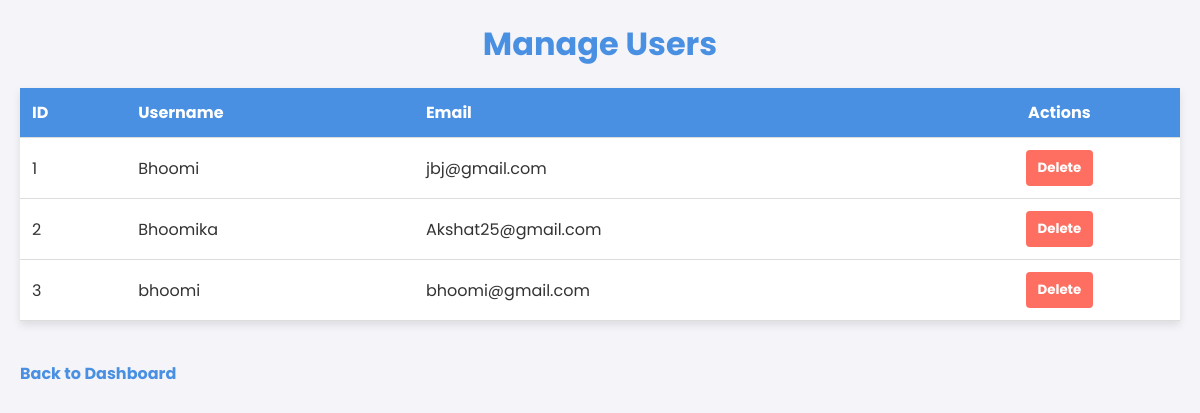
The app's page /admin/users (signed in), older data.
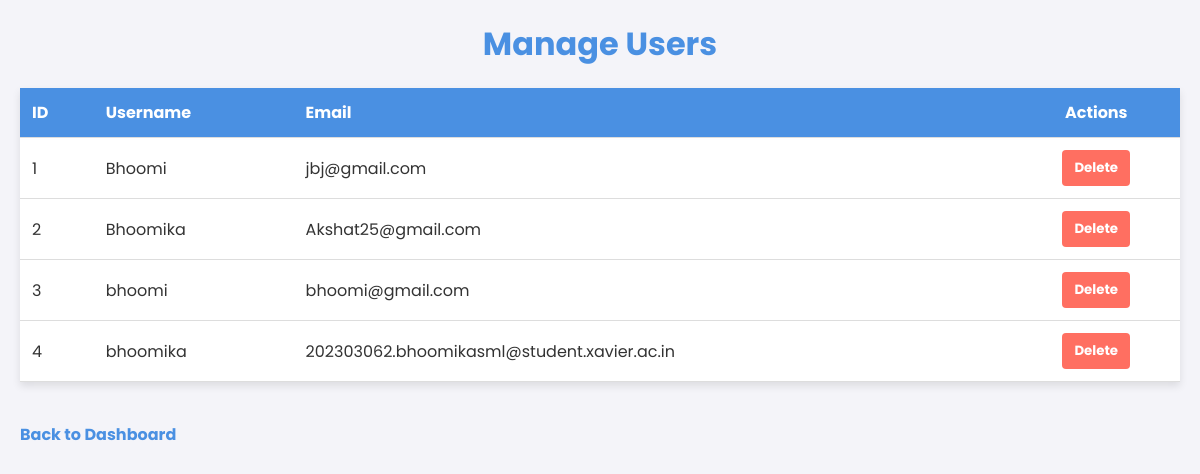
The same page, newer data.
### tables this page shows
CREATE TABLE users (
                id INTEGER PRIMARY KEY AUTOINCREMENT,
                username TEXT UNIQUE NOT NULL,
                email TEXT NOT NULL,
                password TEXT NOT NULL,
                credit_points INTEGER DEFAULT 0
                     
            );

### app.py (the view)
@app.route('/admin/users', methods=['GET'])
def manage_users():
    if 'admin' not in session:
        return redirect(url_for('admin_login_page'))
    conn = get_db_connection()
    cursor = conn.cursor()
    cursor.execute("SELECT id, credit_points, username, email FROM users")
    users = cursor.fetchall()
    conn.close()
    return render_template('manage_users.html', users=users)

### app.py (called while the page is built, shortened)
def get_db_connection():
    db_path = 'carbon_footprint_db.db'
    conn = sqlite3.connect(db_path)
    conn.row_factory = sqlite3.Row  # Enables column access by name
    return conn

### templates/manage_users.html (shortened to what this page needs)
<!DOCTYPE html>
<html lang="en">
<head>
</head>
<body>
    <h1>Manage Users</h1>
    <table>
        <thead>
            <tr>
                <th>ID</th>
                <th>Username</th>
                <th>Email</th>
                <th class="actions">Actions</th>
            </tr>
        </thead>
        <tbody>
            {% for user in users %}
            <tr>
                <td>{{ user['id'] }}</td>
                <td>{{ user['username'] }}</td>
                <td>{{ user['email'] }}</td>
                <td class="actions">
                    <form action="/admin/users/delete/{{ user['id'] }}" method="post" style="display:inline;">
                        <button type="submit">Delete</button>
                    </form>
                </td>
            </tr>
            {% endfor %}
        </tbody>
    </table>
    <a href="/admin" class="back-link">Back to Dashboard</a>
</body>
</html>

Row changes from the older to the newer data that the page shows:
added users: id "4", username "bhoomika", email "202303062.bhoomikasml@student.xavier.ac.in"
